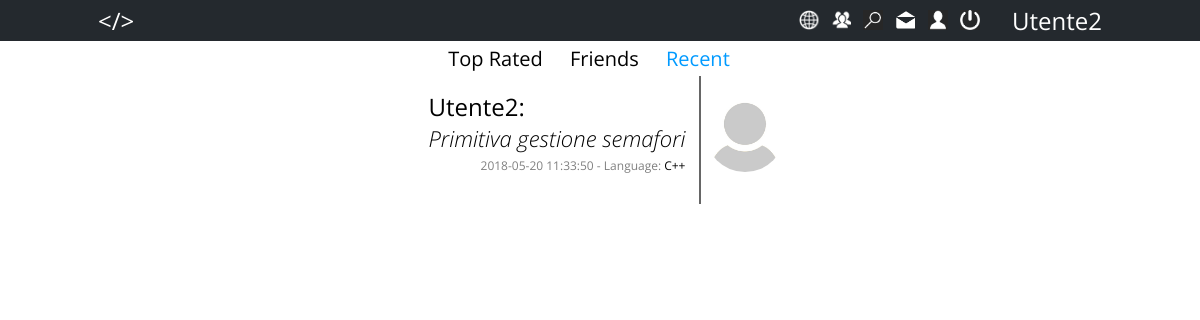
The app's page /php/page.php?info=recent (signed in) with its own data.
### tables this page shows
CREATE TABLE `richiesta` (
  `ID` int(11) NOT NULL AUTO_INCREMENT,
  `Istante` timestamp NOT NULL DEFAULT CURRENT_TIMESTAMP,
  `Titolo` varchar(130) NOT NULL,
  `Descrizione` text NOT NULL,
  `Linguaggio` varchar(100) NOT NULL,
  `Visibilita` tinyint(1) NOT NULL,
  `Autore` int(11) NOT NULL,
  PRIMARY KEY (`ID`),
  KEY `richiesta_ibfk_1` (`Autore`),
  CONSTRAINT `richiesta_ibfk_1` FOREIGN KEY (`Autore`) REFERENCES `utente` (`ID`) ON DELETE NO ACTION
);

CREATE TABLE `utente` (
  `ID` int(11) NOT NULL AUTO_INCREMENT,
  `Email` varchar(100) NOT NULL,
  `Username` varchar(100) NOT NULL,
  `Nome` varchar(100) NOT NULL,
  `Cognome` varchar(100) NOT NULL,
  `Password` varchar(100) NOT NULL,
  `Amministratore` tinyint(1) NOT NULL DEFAULT '0',
  `Esperienza` int(11) NOT NULL DEFAULT '0',
  `Image` tinyint(1) NOT NULL DEFAULT '0',
  PRIMARY KEY (`ID`),
  UNIQUE KEY `Username` (`Username`),
  UNIQUE KEY `Email` (`Email`)
);

### php/utils/managerDB.php (called while the page is built, shortened)
<?php
require UTILS_DIR.'configurationDB.php';
$dbmanager = new DBManager();
class DBManager {
		private $connection = null;
    	function openConnection(){
    		if (!$this->isOpened()){
    			global $host;
    			global $username;
    			global $password;
    			global $dbName;
    			$this->connection = new mysqli($host, $username, $password);
				$this->connection->select_db($dbName) or
					die ('Non posso usare il database selezionato: ' . mysqli_error());
			}
    	}
    	function isOpened(){
       		return ($this->connection != null);
    	}
		function performQuery($queryText) {
			return $this->connection->query($queryText);
		}
		function sqlInjectionFilter($parameter){
			return $this->connection->real_escape_string($parameter);
		}
		function closeConnection(){
			$this->connection = null;
		}
	}
?>

### php/utils/configurationDB.php (called while the page is built)
<?php
	$host = 'localhost';
	$username = 'root';
	$password = '';
	$dbName = 'codeportal';
?>

### php/utils/informationUtil.php (called while the page is built, shortened)
<?php
require UTILS_DIR.'managerDB.php';
function recentRequests() {
	global $dbmanager;
	$query = 'SELECT R.*, U.ID AS UserID, U.Username AS UsernameAutore, U.Image, U.Amministratore '.
			 'FROM richiesta R INNER JOIN utente U ON U.ID = R.Autore '.
			 'WHERE R.Visibilita=1 '.
			 'ORDER BY R.Istante DESC';
	$result = $dbmanager->performQuery($query);
	return $result;
}
function id2Pic($id) {
	global $dbmanager;
	$id = $dbmanager->sqlInjectionFilter($id);
	$query = 'SELECT U.Image '.
			 'FROM utente U '.
			 'WHERE U.ID='.$id;
	$result = $dbmanager->performQuery($query);
	return $result;
}
?>

### php/layout/dataWrapper.php (the view, shortened to what this page needs)
<?php
include_once UTILS_DIR.'profilePicUtil.php';
function wrapRequests($data) {
	while ($row = $data->fetch_assoc()) {
		$img = getPic($row['UserID']);
		echo "<div id='".$row["ID"]."' class='post_container'>".
			 "<div class='post'>".
			 "<span class='author ".($row['Amministratore']?"admin":"")."'>".$row["UsernameAutore"].":</span><br>".
			 "<span class='description'>".$row["Titolo"]."</span><br>".
			 "<div style='text-align: right;'>".
			 "<span class='details'>".$row["Istante"]." - Language: </span>".
			 "<span class='details' style='color: black;'>".$row["Linguaggio"]."</span>".
			 "</div>".
			 "</div><div class='post_picture'>".
			 	$img.
			 "</div></div>".
			 "<div class='clear'></div>\n".
			 "<script>\n".
			 	"var x_container = document.getElementById('".$row['ID']."');\n".
			 	"x_container.addEventListener('click',function(){\n".
			 		"window.location = './view.php?id=".$row["ID"]."';\n".
			 	"});\n".
			 "</script>";
	}
}
?>

### php/utils/profilePicUtil.php (shortened to what this page needs)
<?php
	function getPic($id) {
		$default_pic = '<img src="./../images/user-default.jpeg" alt="Profile Pic">';
		$type = id2Pic($id);
		$type = $type->fetch_assoc();
		if (!$type['Image']) {
			return $default_pic;
		}
		return '<img src="./../uploads/'.hash('sha256', $id).'" alt="Profile Pic" >';
	}
?>

### style/page.css (style rules this page uses)
html { margin: 0; padding: 0; }
body { margin: 0; padding: 0; font-family: 'Open Sans', sans-serif; }
.post_container { float: right; cursor: pointer; overflow: hidden; }
.post_picture { display: inline-block; position: relative; top: 16px; margin-left: 4px; }
.post_picture img { width: 80px; height: 80px; border-radius: 40px; }
.post { display: inline-block; padding: 14px; margin-bottom: 4px; min-height: 100px; border-right: 2px solid #666666; text-align: left; float: left; }
.author { font-style: bold; font-weight: 400; font-size: 24px; }
.description { font-style: italic; font-size: 22px; font-weight: 300; }
.details { font-size: 12px; color: gray; }

### records on screen
richiesta: Autore.Username "Utente2", Titolo "Primitiva gestione semafori", Istante "2018-05-20 11:33:50", Linguaggio "C++"

### other values on screen
$_SESSION['username'] "Utente2"
